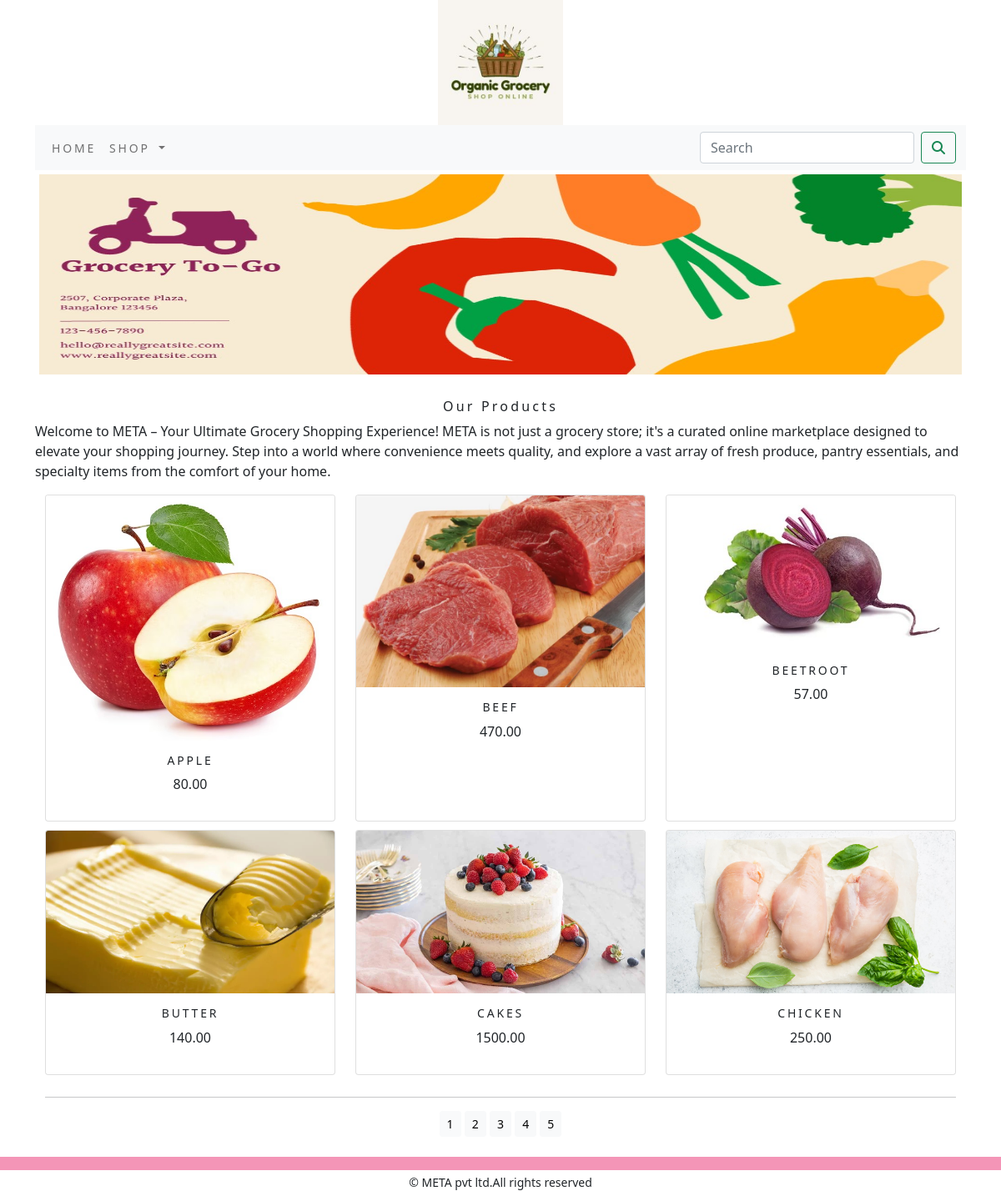
The app's page /shop/ with its own data.
### shop/models.py (models this page shows, shortened)
class Product(models.Model):
    name = models.CharField(max_length=250, unique=True)
    slug = models.SlugField(max_length=258, unique=True)
    description = models.TextField(blank=True)
    price = models.DecimalField(max_digits=10, decimal_places=2)
    category = models.ForeignKey(Category, on_delete=models.CASCADE)
    image = models.ImageField(upload_to='product', blank=True)
    stock = models.IntegerField()
    available = models.BooleanField(default=True)
    created = models.DateTimeField(auto_now_add=True)
    updated = models.DateTimeField(auto_now=True)
    def get_url(self):
        return reverse('shop:prodCatdetail',args=[self.category.slug,self.slug])
    class Meta:
        ordering = ("name",)
        verbose_name = 'product'
        verbose_name_plural = 'products'

### shop/views.py (the view)
# urls.py: path('',views.allProdCat,name='allProdCat'),
def allProdCat(request, c_slug=None):
    c_page = None
    products_list= None
    if c_slug is not None:
        c_page = get_object_or_404(Category, slug=c_slug)
        products_list= Product.objects.filter(category=c_page, available=True)
    else:
        products_list= Product.objects.filter(available=True)
    paginator=Paginator(products_list,6)
    try:
        page=int(request.GET.get('page','1'))
    except:
        page=1
    try:
        products=paginator.page(page)
    except ( EmptyPage,InvalidPage):
        products=paginator.page(paginator,)
    return render(request, 'category.html', {'category': c_page, 'products': products})

### cart/context_processors.py (called while the page is built)
def counter(request):
    item_count = 0
    if 'admin' in request.path:
        return {}
    else:
        try:
            cart = Cart.objects.get(cart_id=_cart_id(request))
            cart_items = CartItem.objects.filter(cart=cart)
            for cart_item in cart_items:
                item_count += cart_item.quantity
        except Cart.DoesNotExist:
            item_count = 0
    return {'item_count': item_count}

### cart/views.py (called while the page is built)
def _cart_id(request):
    cart = request.session.session_key
    if not cart:
        cart = request.session.create()
    return cart

### shop/context_processors.py (called while the page is built)
def menu_links(request):
    links=Category.objects.all()
    return dict(links=links)

### shop/models.py (called while the page is built)
    def get_url(self):
        return reverse('shop:products_by_category',args=[self.slug])

### templates/category.html (shortened to what this page needs)
{% extends 'base.html' %}
{% load static %}
{% block content %}
<div class="mx_auto">
    {% if category %}
        <div>
            <img class="my_image" src="{{category.image.url}}" alt="{{category.name}}" style="width: 100%; height: 400px;">
        </div>
        <br>
        <div>
            <h1 class="text-center my_title">{{category.name}}</h1>
            <p class="text-justify">{{category.description}}</p>
        </div>
    {% else %}
        <div>
            <img class="my_image my_image_padding" src="{% static 'img/banner.png' %}" alt="our products" style="width: 100%; height: 250px;">
        </div>
        <br>
        <div>
            <h1 class="text-center my_title">Our Products</h1>
            <p class="text-justify">Welcome to META – Your Ultimate Grocery Shopping Experience! META is not just a grocery store; it's a curated online marketplace designed to elevate your shopping journey. Step into a world where convenience meets quality, and explore a vast array of fresh produce, pantry essentials, and specialty items from the comfort of your home.</p>
        </div>
    {% endif %}
</div>
<div class="container">
    <div class="row mx_auto">
        {% for product in products.object_list %}
            <div class="my_bottom_margin col-12 col-sm-6 col-md-4">
                <div class="card text-center" style="min-width: 14rem; height: 100%;">
                    <a href="{{product.get_url}}">
                        <img class="card-img-top my_image" src="{{product.image.url}}" alt="{{product.name}}">
                    </a>
                    <div class="card-body">
                        <h4>{{product.name}}</h4>
                        <p>{{product.price}}</p>
                    </div>
                </div>
            </div>
        {% endfor %}
    </div>
    <div  class="mx-auto">
        {% if products.paginator.num_pages > 1 %}
        <hr>
        <div class="text-center">
            {% for pg in products.paginator.page_range %}
              <a href="?page={{pg}}" class="btn btn-light btn-sm {% if products.number == pg %} active {% endif %}">{{pg}}</a>
            {% endfor %}
        </div>
        {% endif %}
    </div>
    <br>
</div>
{% endblock %}

### templates/base.html (shortened to what this page needs)
{% load static %}
<!DOCTYPE html>
<html lang="en">
<head>
         <link rel="stylesheet" href="{% static 'css/custom.css' %}">
          <link href="{% static 'css/bootstrap.min.css' %}" rel="stylesheet" >
</head>
<body >
    <div class="container">
        {% include 'header.html' %}
        {% include 'navbar.html' %}
        {% block content %}
        {% endblock %}
    </div>
    {% include 'footer.html' %}
</body>
</html>

### templates/header.html
{% load static %}
<header>
  <center>
    <a href="{% url 'shop:allProdCat' %}"> <img src="{% static 'img/logo.png' %}" alt="logimage" width="150px;" height="150px;">
  </center>
</header>

### templates/navbar.html (shortened to what this page needs)
<nav class="navbar navbar-expand-lg navbar-light bg-light">
    <div class="container-fluid">
        <div class="collapse navbar-collapse" id="navbarSupportedContent">
            <ul class="navbar-nav me-auto mb-2 mb-lg-0">
                <li class="nav-item">
                    <a class="nav-link" href="{% url 'shop:allProdCat' %}">Home</a>
                </li>
                <li class="nav-item dropdown {% if 'shop' in request.path %} active {% endif %}">
                    <a class="nav-link dropdown-toggle" href="#" id="navbarDropdown" role="button" data-bs-toggle="dropdown"
                        aria-expanded="false">
                        Shop
                    </a>
                </li>
            </ul>
            <form class="d-flex" action="{% url 'search_app:SearchResult' %}" method="get">
                <input class="form-control me-2" type="search" placeholder="Search" aria-label="Search" name="q">
                <button class="btn btn-outline-success" type="submit"><i class="fa-solid fa-magnifying-glass"></i></button>
            </form>
        </div>
    </div>
</nav>

### templates/footer.html
<div class="footer navbar-fixed-bottom my_footer">
    <p class="text-center" >&copy; META pvt ltd.All rights reserved</p>
</div>

### static/css/custom.css (style rules this page uses)
body { font-family: 'Libre Baskerville', serif; font-family: 'Roboto', sans-serif; }
.nav-item { letter-spacing :.2em; font-size :14px; text-transform:uppercase; }
.my_footer { background-color:#F495B7; height:16px; }
.my_footer p { padding-top:20px; font-size:14px; }
.my_image { width:100%; height:auto; }
.my_title { font-size:16px; text_transform:uppercase; letter-spacing:.2em; }
.my_image_padding { padding:5px; }
.my_bottom_margin { margin-bottom:10px; }
.card-body h4 { font-size:14px; text-transform:uppercase; letter-spacing:.2em; }

### records on screen
Product: image (picture), name "APPLE", price "80.00"
Product: image (picture), name "BEEF", price "470.00"
Product: image (picture), name "BEETROOT", price "57.00"
Product: image (picture), name "BUTTER", price "140.00"
Product: image (picture), name "CAKES", price "1500.00"
Product: image (picture), name "CHICKEN", price "250.00"

### other values on screen
{{ pg }} "1" "2" "3" "4" "5"
